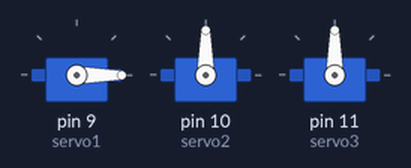
Simulated run of this sketch. Board: Arduino Uno, built with avr-gcc and run on an emulated ATmega328P. Parts: 3 × servo. What the sketch prints to the serial monitor is not drawn.

Above: at 0.01 s.
At 0.4 s:
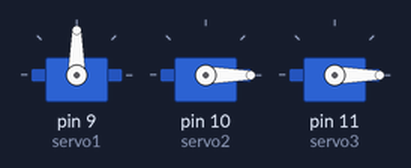
At 17.4 s:
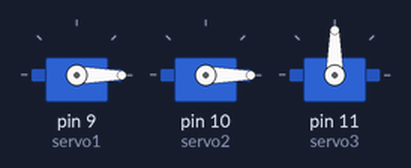
At 25.4 s:
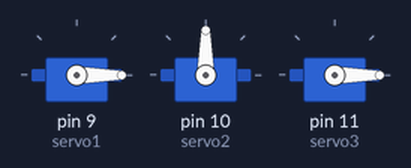
At 33.9 s:
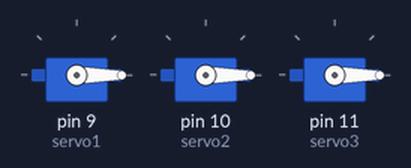
Timing chart, 0 to 40.3 s (numbered marks = the images above):
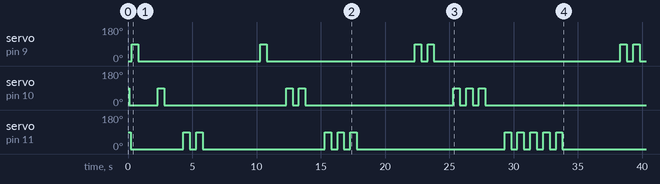

The sketch:

genotypeServo.ino
```cpp
#include <Servo.h>


// Define servo objects
Servo servo1;
Servo servo2;
Servo servo3;


// Fibonacci sequence
int fib[3] = {1, 1, 2};


void setup() {
  // Attach servos to their respective pins
  servo1.attach(9);
  servo2.attach(10);
  servo3.attach(11);
  Serial.begin(9600);

  servo1.write(0);
  delay(100);
  servo2.write(0);
  delay(100);
  servo3.write(0);
  delay(100);


}

void loop() {


  // move 1
  for (int i = 0; i < fib[0]; i++) {
    servo1.write(90); // Move servo to 90 degrees
    delay(500); // Hold position for 500 ms
    servo1.write(0); // Move servo back to 0 degrees
    delay(500); // Hold position for 500 ms
  }
  delay(1000); // Delay before the next round

  // move 2
  for (int i = 0; i < fib[1]; i++) {
    servo2.write(90); // Move servo to 90 degrees
    delay(500); // Hold position for 500 ms
    servo2.write(0); // Move servo back to 0 degrees
    delay(500); // Hold position for 500 ms
  }
  delay(1000); // Delay before the next round

  // move 3
  for (int i = 0; i < fib[2]; i++) {
    servo3.write(90); // Move servo to 90 degrees
    delay(500); // Hold position for 500 ms
    servo3.write(0); // Move servo back to 0 degrees
    delay(500); // Hold position for 500 ms
  }
  delay(4000); // Delay before the next round


  // Update Fibonacci sequence
  fib[0] = fib[1];
  fib[1] = fib[2];
  int next = fib[0] + fib[1];
  fib[2] = next;

  // Reset at 21
  if (fib[2] == 21) {
    fib[0] = 1;
    fib[1] = 1;
    fib[2] = 2;
  }

  Serial.print(next);
  //Serial.print(fib[1]);
  //Serial.print(fib[2]);
}
```

Measured:
- by itself, servo on pin 9 (servo1): 0° → 90° at 0.30 s, → 0° 0.50 s later, → 90° 9.5 s later, → 0° 0.50 s later, … (12 changes in this stretch)
- by itself, servo on pin 10 (servo2): 90° → 0° at 0.10 s, → 90° 2.2 s later, → 0° 0.50 s later, → 90° 9.5 s later, … (13 changes in this stretch)
- by itself, servo on pin 11 (servo3): 90° → 0° at 0.20 s, → 90° 4.1 s later, → 0° 0.50 s later, → 90° 0.50 s later, … (21 changes in this stretch)
